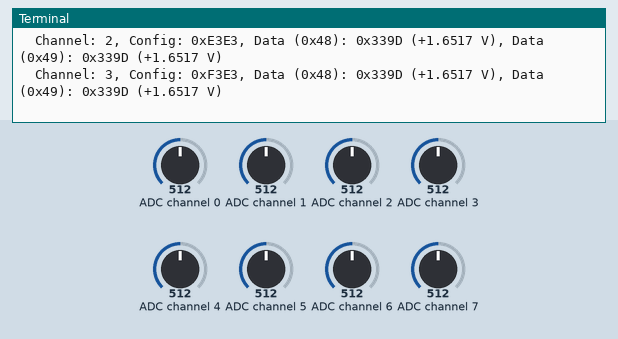
The program below on a simulated Raspberry Pi (BCM pin numbers). Shown: the last lines printed to the terminal. Inputs (shaded band) come from the test bench; at power-on: ADC channel 0 = 512, ADC channel 1 = 512, ADC channel 2 = 512, ADC channel 3 = 512, ADC channel 7 = 512, ADC channel 4 = 512, ADC channel 5 = 512, ADC channel 6 = 512 (analog values on the 0–1023 scale). The clock reads 2024-03-15 10:24:30 at power-on unless the program sets it.

Above: at 1.2 s.
1.3 s: ADC channel 0 set to 306
2.9 s: ADC channel 1 set to 306
At 3.12 s:
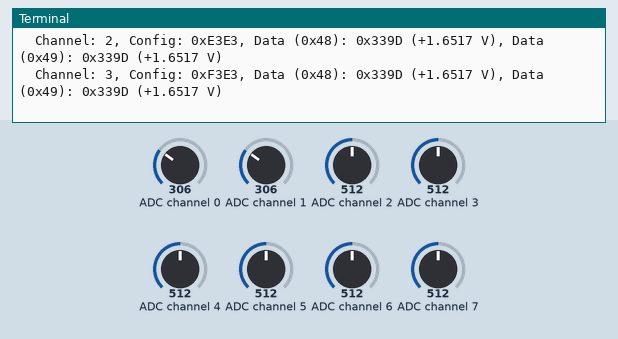
4.5 s: ADC channel 2 set to 306
At 4.74 s:
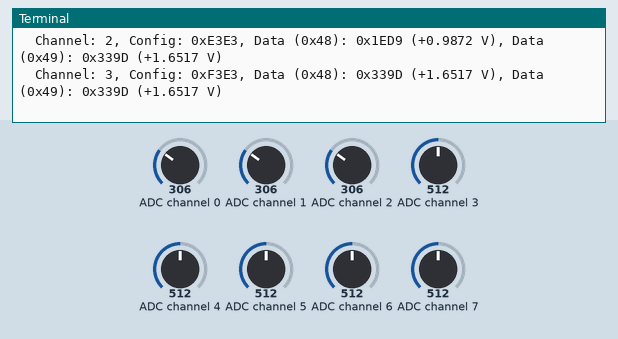
6.1 s: ADC channel 3 set to 306
At 6.35 s:
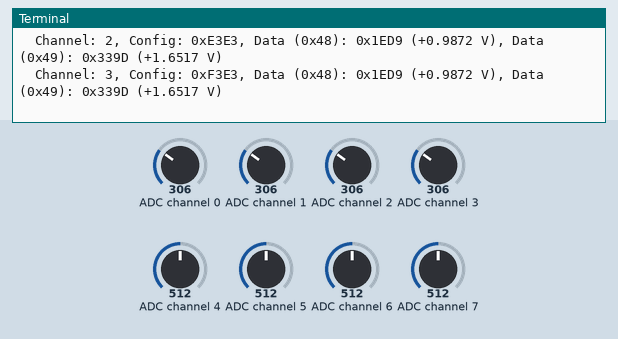
7.7 s: ADC channel 7 set to 306
At 7.77 s:
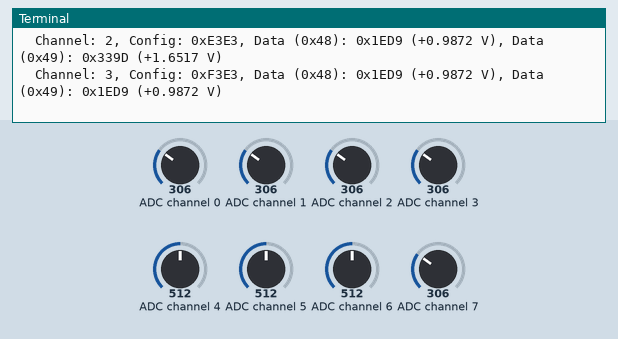
9.3 s: ADC channel 4 set to 30
Timing chart, 0 to 11.9 s (numbered marks = the images above; inputs shaded):
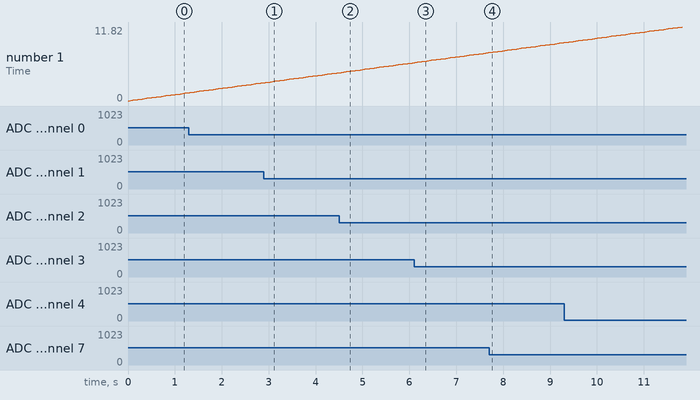

The program:

ADCSimpleTest.py
```python
import sys
import time
import smbus

# Primary ADC with address 0x48, secondary ADC with address 0x49
# Addresses 0x48 (GND), 0x49 (VDD), 0x4A (SDA), 0x4B (SCL)
DEVICE_BUS = 1
#DEVICE_ADDR = 0x48

print('Initializing bus ...')
bus = smbus.SMBus(DEVICE_BUS)

# Address pointer register (P)
# 07:02  Reserved[5:0]  Always write 0
# 01:00  P[1:0]         Register address pointer
#                         0b00: Conversion register
#                         0b01: Configuration register
#                         0b10: Low threshold register
#                         0b11: High threshold register
REG_CONV = 0x00  # 0b00
REG_CONF = 0x01  # 0b01
REG_LOW  = 0x02  # 0b02
REG_HIGH = 0x03  # 0b03

# Configuration register
# 15     OS             Operational status or single-shot start
# 14:12  MUX[2:0]       Input multiplexer configuration
# 11:09  PGA[2:0]       Programmable gain amplifier configuration
# 08     MODE           Device operating mode
# 07:05  DR[2:0]        Data rate
# 04     COMP_MODE      Comparator mode
# 03     COMP_POL       Comparator polarity
# 02     COMP_LAT       Latching comparator
# 01:00  COMP_QUE[1:0]  Comparator queue

# CONF_OS: 0b0 No Effect, 0b1 Start Single Conversion
CONF_OS = 0x01 # 0b1

# CONF_MUX: 0b100 AIN0, 0b101 AIN1, 0b110 AIN2, 0b111 AIN3
CONF_MUX = (1 << 2) | 0x00 # 0b1XX

# CONF_PGA: 0b000 6.144V, 0b001 4.096V, 0b010 2.048V, 0b011 1.024V,
#           0b100 0.512V, 0b101 0.256V, 0b110 0.256V, 0b111 0.256V
CONF_PGA = 0x01 # 0b001

# CONF_MODE: 0b0 Continuous, 0b1 Single-shot
CONF_MODE = 0x01 # 0b1

# CONF_DR: 0b000   8 SPS, 0b001  16 SPS, 0b010  32 SPS, 0b011  64 SPS,
#          0b100 128 SPS, 0b101 250 SPS, 0b110 475 SPS, 0b111 860 SPS
CONF_DR = 0x07 # 0b111

# CONF_COMP_MODE: 0b0 Traditional, 0b1 Window
CONF_COMP_MODE = 0x00 # 0b0

# CONF_COMP_POL: 0b0 Active low, 0b1 Active high
CONF_COMP_POL = 0x00 # 0b0

# CONF_COMP_LAT: 0b0 Nonlatching, 0b1 Latching
CONF_COMP_LAT = 0x00 # 0b0

# CONF_COMP_QUE: 0b00 After 1, 0b01 After 2, 0b10 After 4, 0b11 Disabled
CONF_COMP_QUE = 0x03 # 0b11

# Store program start time as zero point for measurements:
inittime = time.time()

while True:
	# Record current time and print along with address of chip being accessed to stdout:
	starttime = time.time()
	sys.stdout.write('Time: {0:.2f} s\n'.format(starttime-inittime))
	# Cycle through each of the four ADC input channels in series:
	for channel in range(4):
		# Print current channel to stdout:
		sys.stdout.write('  Channel: ' + str(channel))

		# Generate bits to connect multiplexer to correct channel and generate configuration bytes:
		CONF_MUX = (1 << 2) | channel # 0b1XX
		config = [(CONF_OS << 7) | (CONF_MUX << 4) | (CONF_PGA << 1) | CONF_MODE, (CONF_DR << 5) | (CONF_COMP_MODE << 4) | (CONF_COMP_POL << 3) | (CONF_COMP_LAT << 2) | CONF_COMP_QUE]

		# Concatenate both configuration bytes and print value to stdout:
		sys.stdout.write(', Config: 0x{0:04X}'.format((config[0] << 8) | config[1]))

		# Alternate between two ADC chips on I2C bus:
		for address in [0x48, 0x49]:
			# Write configuration bytes to chip, wait for conversion to take place, and read in conversion bytes:
			bus.write_i2c_block_data(address, REG_CONF, config)

		# Wait for conversion to complete and read in results:
		time.sleep(1/860.0+0.001)
		for address in [0x48, 0x49]:
			datatc = bus.read_word_data(address, REG_CONV)

			# Swap order of bytes and convert out of two byte two's complement to integer length two's complement:
			datatc = ((datatc & 0xFF00) >> 8) | ((datatc & 0x00FF) << 8)
			data = -(datatc & 0x8000) | (datatc & 0x7FFF)

			# Print received data bytes and processed ADC values to stdout:
			# At 4.096 V PGA setting, one bin has a value of 125 uV (4.096/0x7FFF), so fourth decimal place is uncertain.
			# Since the ADC saves space for negative values as well, the single ended range is only 15 bits (therefore 0x7FFF bins).
			sys.stdout.write(', Data (0x{0:02X}): 0x{1:04X} ({2:+.4f} V)'.format(address, datatc, data*4.096/0x7FFF))
		sys.stdout.write('\n')

	# Initialize new readings at a frequency of 10 Hz:
	while time.time() - starttime < 0.1:
		time.sleep(0.01)
```

Measured:
- after the input at 2.9 s, the terminal: prints a new line at once (image 1)
- after the input at 4.5 s, the terminal: prints a new line after 0.06 s (image 2)
- after the input at 6.1 s, the terminal: prints a new line after 0.09 s (image 3)
- after the input at 7.7 s, the terminal: prints a new line at once (image 4)
